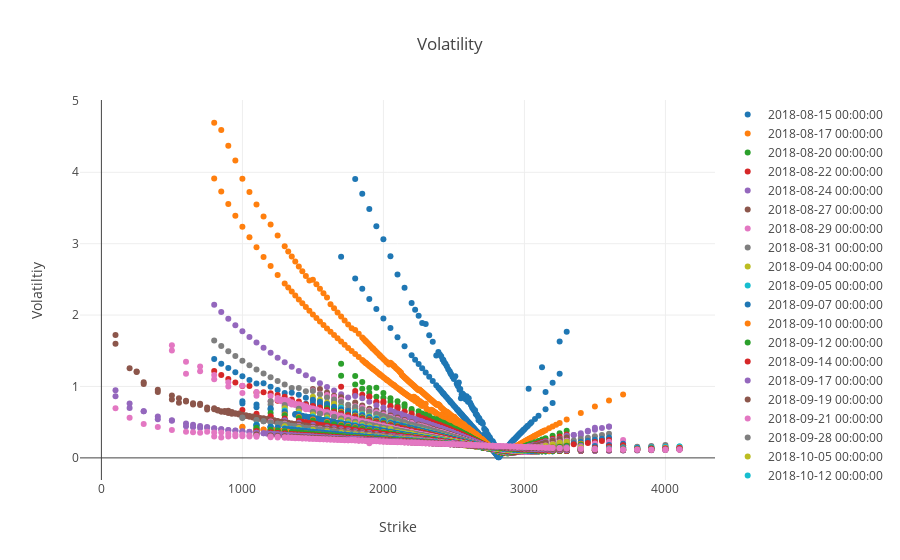

The notebook cell this image was saved under:
### Code cell
grouped_data = list(d.groupby('expiration'))

data = [go.Scatter(x=x[1]["strike"].values, y=x[1]["mid_vol"].values, name=str(x[0]), mode = 'markers') for x in grouped_data]
layout = go.Layout(title='Volatility', yaxis = {'title': 'Volatiltiy'}, xaxis = {'title' : 'Strike'})
figure = go.Figure(data=data, layout=layout)
iplot(figure)

### Figure 1 — Plotly figure (JSON) as saved in the notebook; plotly's stock layout.template omitted (floating-point values rounded to 4 significant figures; data arrays with more than 128 entries replaced by an {"elided": "..."} marker saying what was removed)
{"data": [{"mode": "markers", "name": "2018-08-15 00:00:00", "type": "scatter", "uid": "3afaeccf-e259-11e8-85ee-34e6ad440fec", "x": {"elided": "284 int values"}, "y": {"elided": "284 float values"}}, {"mode": "markers", "name": "2018-08-17 00:00:00", "type": "scatter", "uid": "3afaecd0-e259-11e8-8f5f-34e6ad440fec", "x": {"elided": "550 int values"}, "y": {"elided": "550 float values"}}, {"mode": "markers", "name": "2018-08-20 00:00:00", "type": "scatter", "uid": "3afaecd1-e259-11e8-9f85-34e6ad440fec", "x": {"elided": "282 int values"}, "y": {"elided": "282 float values"}}, {"mode": "markers", "name": "2018-08-22 00:00:00", "type": "scatter", "uid": "3afb8911-e259-11e8-8062-34e6ad440fec", "x": {"elided": "280 int values"}, "y": {"elided": "280 float values"}}, {"mode": "markers", "name": "2018-08-24 00:00:00", "type": "scatter", "uid": "3afb8912-e259-11e8-85ef-34e6ad440fec", "x": {"elided": "408 int values"}, "y": {"elided": "408 float values"}}, {"mode": "markers", "name": "2018-08-27 00:00:00", "type": "scatter", "uid": "3afb8913-e259-11e8-bc07-34e6ad440fec", "x": {"elided": "284 int values"}, "y": {"elided": "284 float values"}}, {"mode": "markers", "name": "2018-08-29 00:00:00", "type": "scatter", "uid": "3afb8914-e259-11e8-80fc-34e6ad440fec", "x": {"elided": "284 int values"}, "y": {"elided": "284 float values"}}, {"mode": "markers", "name": "2018-08-31 00:00:00", "type": "scatter", "uid": "3afc254f-e259-11e8-b349-34e6ad440fec", "x": {"elided": "394 int values"}, "y": {"elided": "394 float values"}}, {"mode": "markers", "name": "2018-09-04 00:00:00", "type": "scatter", "uid": "3afc2550-e259-11e8-8a7b-34e6ad440fec", "x": {"elided": "276 int values"}, "y": {"elided": "276 float values"}}, {"mode": "markers", "name": "2018-09-05 00:00:00", "type": "scatter", "uid": "3afc2551-e259-11e8-adfd-34e6ad440fec", "x": {"elided": "230 int values"}, "y": {"elided": "230 float values"}}, {"mode": "markers", "name": "2018-09-07 00:00:00", "type": "scatter", "uid": "3afcc18f-e259-11e8-af02-34e6ad440fec", "x": {"elided": "406 int values"}, "y": {"elided": "406 float values"}}, {"mode": "markers", "name": "2018-09-10 00:00:00", "type": "scatter", "uid": "3afcc190-e259-11e8-b72a-34e6ad440fec", "x": {"elided": "228 int values"}, "y": {"elided": "228 float values"}}, {"mode": "markers", "name": "2018-09-12 00:00:00", "type": "scatter", "uid": "3afcc191-e259-11e8-a7f6-34e6ad440fec", "x": {"elided": "226 int values"}, "y": {"elided": "226 float values"}}, {"mode": "markers", "name": "2018-09-14 00:00:00", "type": "scatter", "uid": "3afcc192-e259-11e8-90a5-34e6ad440fec", "x": {"elided": "394 int values"}, "y": {"elided": "394 float values"}}, {"mode": "markers", "name": "2018-09-17 00:00:00", "type": "scatter", "uid": "3afcc193-e259-11e8-9861-34e6ad440fec", "x": {"elided": "228 int values"}, "y": {"elided": "228 float values"}}, {"mode": "markers", "name": "2018-09-19 00:00:00", "type": "scatter", "uid": "3afcc194-e259-11e8-8944-34e6ad440fec", "x": {"elided": "216 int values"}, "y": {"elided": "216 float values"}}, {"mode": "markers", "name": "2018-09-21 00:00:00", "type": "scatter", "uid": "3afcc195-e259-11e8-aec9-34e6ad440fec", "x": {"elided": "540 int values"}, "y": {"elided": "540 float values"}}, {"mode": "markers", "name": "2018-09-28 00:00:00", "type": "scatter", "uid": "3afcc196-e259-11e8-810d-34e6ad440fec", "x": {"elided": "422 int values"}, "y": {"elided": "422 float values"}}, {"mode": "markers", "name": "2018-10-05 00:00:00", "type": "scatter", "uid": "3afd5dcf-e259-11e8-b728-34e6ad440fec", "x": {"elided": "348 int values"}, "y": {"elided": "348 float values"}}, {"mode": "markers", "name": "2018-10-12 00:00:00", "type": "scatter", "uid": "3afd5dd0-e259-11e8-a5d2-34e6ad440fec", "x": {"elided": "310 int values"}, "y": {"elided": "310 float values"}}, {"mode": "markers", "name": "2018-10-19 00:00:00", "type": "scatter", "uid": "3afd5dd1-e259-11e8-b1c2-34e6ad440fec", "x": {"elided": "512 int values"}, "y": {"elided": "512 float values"}}, {"mode": "markers", "name": "2018-10-26 00:00:00", "type": "scatter", "uid": "3afdfa0f-e259-11e8-a6d9-34e6ad440fec", "x": {"elided": "300 int values"}, "y": {"elided": "300 float values"}}, {"mode": "markers", "name": "2018-10-31 00:00:00", "type": "scatter", "uid": "3afdfa10-e259-11e8-920a-34e6ad440fec", "x": {"elided": "340 int values"}, "y": {"elided": "340 float values"}}, {"mode": "markers", "name": "2018-11-16 00:00:00", "type": "scatter", "uid": "3afdfa11-e259-11e8-9bec-34e6ad440fec", "x": {"elided": "490 int values"}, "y": {"elided": "490 float values"}}, {"mode": "markers", "name": "2018-11-30 00:00:00", "type": "scatter", "uid": "3afdfa12-e259-11e8-86c7-34e6ad440fec", "x": {"elided": "202 int values"}, "y": {"elided": "202 float values"}}, {"mode": "markers", "name": "2018-12-21 00:00:00", "type": "scatter", "uid": "3afdfa13-e259-11e8-9fd6-34e6ad440fec", "x": {"elided": "228 int values"}, "y": {"elided": "228 float values"}}, {"mode": "markers", "name": "2018-12-31 00:00:00", "type": "scatter", "uid": "3afdfa14-e259-11e8-90c2-34e6ad440fec", "x": {"elided": "380 int values"}, "y": {"elided": "380 float values"}}, {"mode": "markers", "name": "2019-01-18 00:00:00", "type": "scatter", "uid": "3afdfa15-e259-11e8-8c66-34e6ad440fec", "x": {"elided": "184 int values"}, "y": {"elided": "184 float values"}}, {"mode": "markers", "name": "2019-01-31 00:00:00", "type": "scatter", "uid": "3afdfa16-e259-11e8-8ac1-34e6ad440fec", "x": {"elided": "186 int values"}, "y": {"elided": "186 float values"}}, {"mode": "markers", "name": "2019-03-15 00:00:00", "type": "scatter", "uid": "3afdfa17-e259-11e8-ba3a-34e6ad440fec", "x": {"elided": "180 int values"}, "y": {"elided": "180 float values"}}, {"mode": "markers", "name": "2019-03-29 00:00:00", "type": "scatter", "uid": "3afdfa18-e259-11e8-a8ac-34e6ad440fec", "x": {"elided": "174 int values"}, "y": {"elided": "174 float values"}}, {"mode": "markers", "name": "2019-06-21 00:00:00", "type": "scatter", "uid": "3afdfa19-e259-11e8-bc1b-34e6ad440fec", "x": {"elided": "188 int values"}, "y": {"elided": "188 float values"}}, {"mode": "markers", "name": "2019-06-28 00:00:00", "type": "scatter", "uid": "3afdfa1a-e259-11e8-bddc-34e6ad440fec", "x": {"elided": "172 int values"}, "y": {"elided": "172 float values"}}, {"mode": "markers", "name": "2019-09-20 00:00:00", "type": "scatter", "uid": "3afdfa1b-e259-11e8-ae69-34e6ad440fec", "x": {"elided": "178 int values"}, "y": {"elided": "178 float values"}}, {"mode": "markers", "name": "2019-12-20 00:00:00", "type": "scatter", "uid": "3afdfa1c-e259-11e8-a9df-34e6ad440fec", "x": {"elided": "218 int values"}, "y": {"elided": "218 float values"}}, {"mode": "markers", "name": "2020-06-19 00:00:00", "type": "scatter", "uid": "3afdfa1d-e259-11e8-a88a-34e6ad440fec", "x": {"elided": "178 int values"}, "y": {"elided": "178 float values"}}, {"mode": "markers", "name": "2020-12-18 00:00:00", "type": "scatter", "uid": "3afdfa1e-e259-11e8-ab69-34e6ad440fec", "x": {"elided": "210 int values"}, "y": {"elided": "210 float values"}}], "layout": {"autosize": true, "title": {"text": "Volatility"}, "xaxis": {"autorange": true, "range": [-140.4, 4340.0], "title": {"text": "Strike"}, "type": "linear"}, "yaxis": {"autorange": true, "range": [-0.3342, 5.037], "title": {"text": "Volatiltiy"}, "type": "linear"}}}
